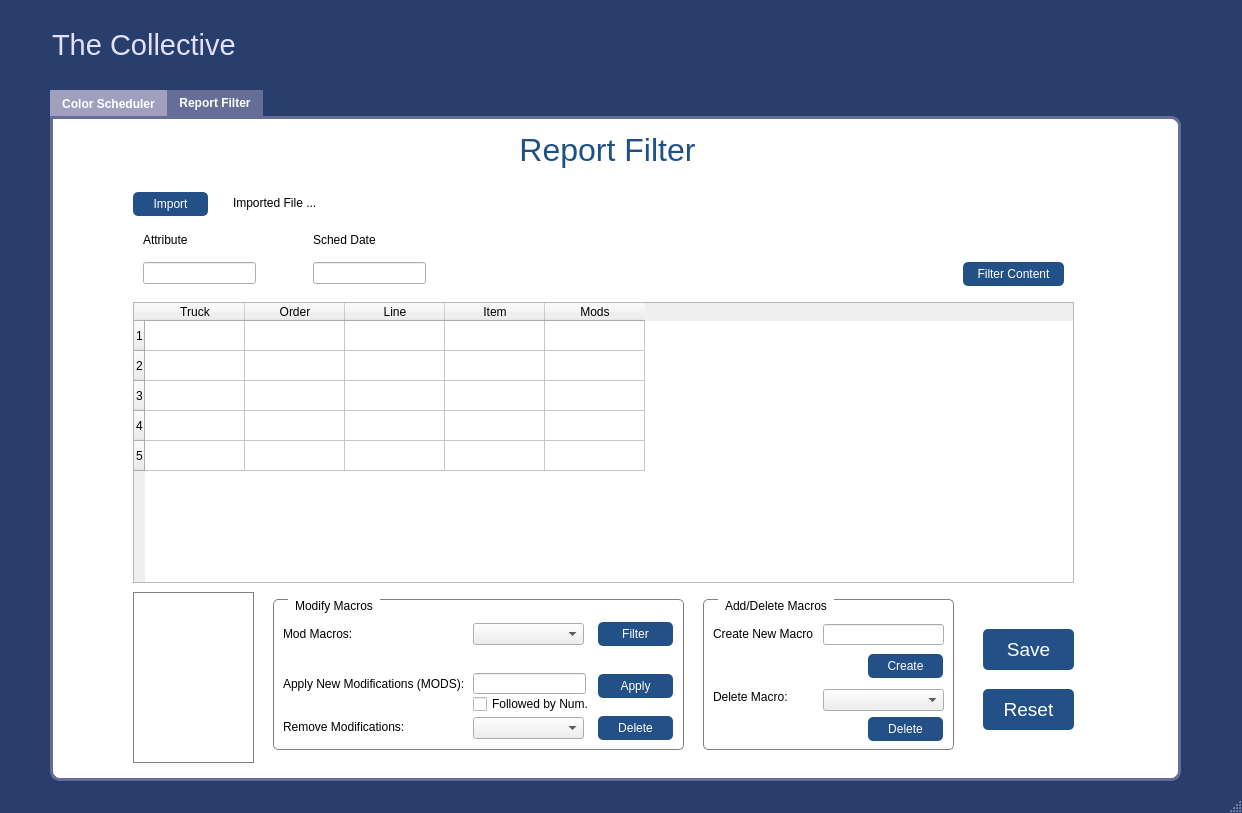
<?xml version="1.0" encoding="UTF-8"?>
<ui version="4.0">
 <class>Collective</class>
 <widget class="QMainWindow" name="Collective">
  <property name="geometry">
   <rect>
    <x>0</x>
    <y>0</y>
    <width>1242</width>
    <height>813</height>
   </rect>
  </property>
  <property name="windowTitle">
   <string>MainWindow</string>
  </property>
  <property name="styleSheet">
   <string notr="true">QTabBar::tab:selected {
	background:  rgb(100, 110, 150);
	color: white;
}

QTabWidget::pane {
	background: white;
	border: 3px solid rgb(100, 110, 150);
	border-top-right-radius: 10px;
	border-bottom-right-radius: 10px;
	border-bottom-left-radius: 10px;
}

QTabBar::tab {
	background: rgb(160, 160, 190);
	color: white;
}

QMainWindow {
	background-color: rgb(41, 62, 109);
}






QPushButton {
	background-color: rgb(35, 80, 135);
	color: white;
	border-radius: 5px;
}

QPushButton:hover {
	background-color: rgb(70, 160, 255);
}

QGroupBox {
	margin-top: 1ex;
	border-radius: 5px;
	border: 1px solid gray;
}

QGroupBox::title {
	subcontrol-origin: margin;
	subcontrol-position: top left;
	left: 15px;
	margin-left: 5px;
	margin-right: 5px; 
}

QListWidget {
	border: 1px solid gray;
	color: rgb(35, 80, 135);
}</string>
  </property>
  <widget class="QWidget" name="centralwidget">
   <widget class="QWidget" name="horizontalLayoutWidget">
    <property name="geometry">
     <rect>
      <x>10</x>
      <y>-1</y>
      <width>1211</width>
      <height>91</height>
     </rect>
    </property>
    <layout class="QHBoxLayout" name="horizontalLayout">
     <item>
      <widget class="QLabel" name="lblHeader">
       <property name="font">
        <font>
         <pointsize>22</pointsize>
        </font>
       </property>
       <property name="styleSheet">
        <string notr="true">QLabel {
	margin-top: 0;
	padding-left: 35px;
	color: rgb(225, 225, 255);
}
</string>
       </property>
       <property name="text">
        <string>The Collective</string>
       </property>
       <property name="alignment">
        <set>Qt::AlignLeading|Qt::AlignLeft|Qt::AlignVCenter</set>
       </property>
      </widget>
     </item>
    </layout>
   </widget>
   <widget class="QWidget" name="verticalLayoutWidget">
    <property name="geometry">
     <rect>
      <x>10</x>
      <y>90</y>
      <width>1211</width>
      <height>691</height>
     </rect>
    </property>
    <layout class="QVBoxLayout" name="vertContainer" stretch="0">
     <property name="sizeConstraint">
      <enum>QLayout::SetMinAndMaxSize</enum>
     </property>
     <item>
      <layout class="QHBoxLayout" name="horzContainer" stretch="1,0,1">
       <property name="sizeConstraint">
        <enum>QLayout::SetMinAndMaxSize</enum>
       </property>
       <item>
        <spacer name="horizontalSpacer_2">
         <property name="orientation">
          <enum>Qt::Horizontal</enum>
         </property>
         <property name="sizeType">
          <enum>QSizePolicy::Maximum</enum>
         </property>
         <property name="sizeHint" stdset="0">
          <size>
           <width>40</width>
           <height>20</height>
          </size>
         </property>
        </spacer>
       </item>
       <item>
        <widget class="QTabWidget" name="tabWidget">
         <property name="sizePolicy">
          <sizepolicy hsizetype="Expanding" vsizetype="Expanding">
           <horstretch>0</horstretch>
           <verstretch>0</verstretch>
          </sizepolicy>
         </property>
         <property name="palette">
          <palette>
           <active/>
           <inactive/>
           <disabled/>
          </palette>
         </property>
         <property name="font">
          <font>
           <bold>true</bold>
          </font>
         </property>
         <property name="currentIndex">
          <number>1</number>
         </property>
         <widget class="QWidget" name="color_scheduler">
          <attribute name="title">
           <string>Color Scheduler</string>
          </attribute>
          <widget class="QLabel" name="label_8">
           <property name="geometry">
            <rect>
             <x>250</x>
             <y>455</y>
             <width>81</width>
             <height>20</height>
            </rect>
           </property>
           <property name="text">
            <string>Sort Accuracy:</string>
           </property>
          </widget>
          <widget class="QTableWidget" name="tblOutputCS">
           <property name="geometry">
            <rect>
             <x>450</x>
             <y>210</y>
             <width>461</width>
             <height>231</height>
            </rect>
           </property>
           <property name="sortingEnabled">
            <bool>false</bool>
           </property>
           <property name="rowCount">
            <number>4</number>
           </property>
           <property name="columnCount">
            <number>2</number>
           </property>
           <row/>
           <row/>
           <row/>
           <row/>
           <column>
            <property name="text">
             <string>Color</string>
            </property>
           </column>
           <column>
            <property name="text">
             <string>Quantity</string>
            </property>
           </column>
          </widget>
          <widget class="QLabel" name="lblQuantity">
           <property name="geometry">
            <rect>
             <x>661</x>
             <y>456</y>
             <width>49</width>
             <height>20</height>
            </rect>
           </property>
           <property name="text">
            <string/>
           </property>
          </widget>
          <widget class="QPushButton" name="btnImpTC">
           <property name="geometry">
            <rect>
             <x>250</x>
             <y>340</y>
             <width>75</width>
             <height>24</height>
            </rect>
           </property>
           <property name="text">
            <string>Import</string>
           </property>
          </widget>
          <widget class="QLabel" name="lblTotal">
           <property name="geometry">
            <rect>
             <x>528</x>
             <y>456</y>
             <width>49</width>
             <height>20</height>
            </rect>
           </property>
           <property name="text">
            <string/>
           </property>
          </widget>
          <widget class="QLabel" name="lblTruck">
           <property name="geometry">
            <rect>
             <x>250</x>
             <y>380</y>
             <width>191</width>
             <height>16</height>
            </rect>
           </property>
           <property name="text">
            <string>Imported file ...</string>
           </property>
          </widget>
          <widget class="QLabel" name="label_9">
           <property name="geometry">
            <rect>
             <x>600</x>
             <y>455</y>
             <width>51</width>
             <height>20</height>
            </rect>
           </property>
           <property name="text">
            <string>Total Qty:</string>
           </property>
          </widget>
          <widget class="QPushButton" name="btnVisualize">
           <property name="geometry">
            <rect>
             <x>250</x>
             <y>410</y>
             <width>75</width>
             <height>24</height>
            </rect>
           </property>
           <property name="text">
            <string>Visualize</string>
           </property>
          </widget>
          <widget class="QLabel" name="label_10">
           <property name="geometry">
            <rect>
             <x>450</x>
             <y>455</y>
             <width>71</width>
             <height>20</height>
            </rect>
           </property>
           <property name="text">
            <string>Total Entries:</string>
           </property>
          </widget>
          <widget class="QLabel" name="label_11">
           <property name="geometry">
            <rect>
             <x>250</x>
             <y>210</y>
             <width>341</width>
             <height>16</height>
            </rect>
           </property>
           <property name="font">
            <font>
             <bold>true</bold>
            </font>
           </property>
           <property name="text">
            <string>Import Color Sequence:</string>
           </property>
          </widget>
          <widget class="QPushButton" name="btnSaveCS">
           <property name="geometry">
            <rect>
             <x>746</x>
             <y>450</y>
             <width>75</width>
             <height>24</height>
            </rect>
           </property>
           <property name="text">
            <string>Save</string>
           </property>
          </widget>
          <widget class="QLabel" name="label_12">
           <property name="geometry">
            <rect>
             <x>250</x>
             <y>310</y>
             <width>341</width>
             <height>16</height>
            </rect>
           </property>
           <property name="font">
            <font>
             <bold>true</bold>
            </font>
           </property>
           <property name="text">
            <string>Import truck closing csv:</string>
           </property>
          </widget>
          <widget class="QLabel" name="lblColorSeq">
           <property name="geometry">
            <rect>
             <x>250</x>
             <y>280</y>
             <width>191</width>
             <height>16</height>
            </rect>
           </property>
           <property name="text">
            <string>Imported file ...</string>
           </property>
          </widget>
          <widget class="QPushButton" name="btnResetCS">
           <property name="geometry">
            <rect>
             <x>836</x>
             <y>450</y>
             <width>75</width>
             <height>24</height>
            </rect>
           </property>
           <property name="text">
            <string>Reset</string>
           </property>
          </widget>
          <widget class="QLabel" name="lblAccuracy">
           <property name="geometry">
            <rect>
             <x>345</x>
             <y>457</y>
             <width>51</width>
             <height>20</height>
            </rect>
           </property>
           <property name="text">
            <string/>
           </property>
          </widget>
          <widget class="QPushButton" name="btnImpCS">
           <property name="geometry">
            <rect>
             <x>250</x>
             <y>240</y>
             <width>75</width>
             <height>24</height>
            </rect>
           </property>
           <property name="text">
            <string>Import</string>
           </property>
          </widget>
          <widget class="QLabel" name="label_26">
           <property name="geometry">
            <rect>
             <x>0</x>
             <y>0</y>
             <width>1109</width>
             <height>78</height>
            </rect>
           </property>
           <property name="font">
            <font>
             <pointsize>24</pointsize>
             <bold>false</bold>
            </font>
           </property>
           <property name="styleSheet">
            <string notr="true">QLabel {
	color: rgb(30, 80, 135);
}</string>
           </property>
           <property name="text">
            <string>Color Scheduler</string>
           </property>
           <property name="alignment">
            <set>Qt::AlignCenter</set>
           </property>
          </widget>
         </widget>
         <widget class="QWidget" name="report_filter">
          <attribute name="title">
           <string>Report Filter</string>
          </attribute>
          <widget class="QPushButton" name="btnImport">
           <property name="geometry">
            <rect>
             <x>80</x>
             <y>73</y>
             <width>75</width>
             <height>24</height>
            </rect>
           </property>
           <property name="tabletTracking">
            <bool>true</bool>
           </property>
           <property name="text">
            <string>Import</string>
           </property>
          </widget>
          <widget class="QGroupBox" name="groupBox_2">
           <property name="geometry">
            <rect>
             <x>650</x>
             <y>480</y>
             <width>251</width>
             <height>151</height>
            </rect>
           </property>
           <property name="title">
            <string>Add/Delete Macros</string>
           </property>
           <widget class="QPushButton" name="btnCreateMacro">
            <property name="geometry">
             <rect>
              <x>165</x>
              <y>55</y>
              <width>75</width>
              <height>24</height>
             </rect>
            </property>
            <property name="text">
             <string>Create</string>
            </property>
           </widget>
           <widget class="QLineEdit" name="inpCreateMacro">
            <property name="geometry">
             <rect>
              <x>120</x>
              <y>25</y>
              <width>121</width>
              <height>21</height>
             </rect>
            </property>
            <property name="text">
             <string/>
            </property>
           </widget>
           <widget class="QLabel" name="label_6">
            <property name="geometry">
             <rect>
              <x>10</x>
              <y>27</y>
              <width>101</width>
              <height>16</height>
             </rect>
            </property>
            <property name="text">
             <string>Create New Macro:</string>
            </property>
           </widget>
           <widget class="QPushButton" name="btnDeleteMacro">
            <property name="geometry">
             <rect>
              <x>165</x>
              <y>118</y>
              <width>75</width>
              <height>24</height>
             </rect>
            </property>
            <property name="text">
             <string>Delete</string>
            </property>
           </widget>
           <widget class="QLabel" name="label_7">
            <property name="geometry">
             <rect>
              <x>10</x>
              <y>90</y>
              <width>101</width>
              <height>16</height>
             </rect>
            </property>
            <property name="text">
             <string>Delete Macro:</string>
            </property>
           </widget>
           <widget class="QComboBox" name="comDeleteMacro">
            <property name="geometry">
             <rect>
              <x>120</x>
              <y>90</y>
              <width>121</width>
              <height>22</height>
             </rect>
            </property>
           </widget>
          </widget>
          <widget class="QLineEdit" name="inpDate">
           <property name="geometry">
            <rect>
             <x>260</x>
             <y>143</y>
             <width>113</width>
             <height>22</height>
            </rect>
           </property>
          </widget>
          <widget class="QPushButton" name="btnFilter">
           <property name="geometry">
            <rect>
             <x>910</x>
             <y>143</y>
             <width>101</width>
             <height>24</height>
            </rect>
           </property>
           <property name="tabletTracking">
            <bool>true</bool>
           </property>
           <property name="text">
            <string>Filter Content</string>
           </property>
          </widget>
          <widget class="QLabel" name="label_2">
           <property name="geometry">
            <rect>
             <x>260</x>
             <y>113</y>
             <width>71</width>
             <height>16</height>
            </rect>
           </property>
           <property name="text">
            <string>Sched Date</string>
           </property>
          </widget>
          <widget class="QGroupBox" name="groupBox">
           <property name="geometry">
            <rect>
             <x>220</x>
             <y>480</y>
             <width>411</width>
             <height>151</height>
            </rect>
           </property>
           <property name="title">
            <string>Modify Macros</string>
           </property>
           <widget class="QComboBox" name="comMacros">
            <property name="geometry">
             <rect>
              <x>200</x>
              <y>24</y>
              <width>111</width>
              <height>22</height>
             </rect>
            </property>
           </widget>
           <widget class="QLabel" name="label_4">
            <property name="geometry">
             <rect>
              <x>10</x>
              <y>27</y>
              <width>81</width>
              <height>16</height>
             </rect>
            </property>
            <property name="text">
             <string>Mod Macros:</string>
            </property>
           </widget>
           <widget class="QPushButton" name="btnFilterMacro">
            <property name="geometry">
             <rect>
              <x>325</x>
              <y>23</y>
              <width>75</width>
              <height>24</height>
             </rect>
            </property>
            <property name="text">
             <string>Filter</string>
            </property>
           </widget>
           <widget class="QPushButton" name="btnApplyMod">
            <property name="geometry">
             <rect>
              <x>325</x>
              <y>75</y>
              <width>75</width>
              <height>24</height>
             </rect>
            </property>
            <property name="text">
             <string>Apply</string>
            </property>
           </widget>
           <widget class="QLineEdit" name="inpCreateMod">
            <property name="geometry">
             <rect>
              <x>200</x>
              <y>74</y>
              <width>113</width>
              <height>21</height>
             </rect>
            </property>
            <property name="text">
             <string/>
            </property>
           </widget>
           <widget class="QLabel" name="label_3">
            <property name="geometry">
             <rect>
              <x>10</x>
              <y>77</y>
              <width>191</width>
              <height>16</height>
             </rect>
            </property>
            <property name="text">
             <string>Apply New Modifications (MODS):</string>
            </property>
           </widget>
           <widget class="QPushButton" name="btnDeleteMod">
            <property name="geometry">
             <rect>
              <x>325</x>
              <y>117</y>
              <width>75</width>
              <height>24</height>
             </rect>
            </property>
            <property name="text">
             <string>Delete</string>
            </property>
           </widget>
           <widget class="QLabel" name="label_5">
            <property name="geometry">
             <rect>
              <x>10</x>
              <y>120</y>
              <width>131</width>
              <height>16</height>
             </rect>
            </property>
            <property name="text">
             <string>Remove Modifications:</string>
            </property>
           </widget>
           <widget class="QComboBox" name="comDeleteMod">
            <property name="geometry">
             <rect>
              <x>200</x>
              <y>118</y>
              <width>111</width>
              <height>22</height>
             </rect>
            </property>
           </widget>
           <widget class="QCheckBox" name="checkFollowNum">
            <property name="geometry">
             <rect>
              <x>200</x>
              <y>95</y>
              <width>121</width>
              <height>20</height>
             </rect>
            </property>
            <property name="text">
             <string>Followed by Num.</string>
            </property>
           </widget>
          </widget>
          <widget class="QLabel" name="label">
           <property name="geometry">
            <rect>
             <x>90</x>
             <y>113</y>
             <width>49</width>
             <height>16</height>
            </rect>
           </property>
           <property name="text">
            <string>Attribute</string>
           </property>
          </widget>
          <widget class="QPushButton" name="btnSaveRF">
           <property name="geometry">
            <rect>
             <x>930</x>
             <y>510</y>
             <width>91</width>
             <height>41</height>
            </rect>
           </property>
           <property name="font">
            <font>
             <pointsize>14</pointsize>
            </font>
           </property>
           <property name="text">
            <string>Save</string>
           </property>
          </widget>
          <widget class="QPushButton" name="btnResetRF">
           <property name="geometry">
            <rect>
             <x>930</x>
             <y>570</y>
             <width>91</width>
             <height>41</height>
            </rect>
           </property>
           <property name="font">
            <font>
             <pointsize>14</pointsize>
            </font>
           </property>
           <property name="text">
            <string>Reset</string>
           </property>
          </widget>
          <widget class="QLabel" name="lblErr">
           <property name="geometry">
            <rect>
             <x>420</x>
             <y>143</y>
             <width>211</width>
             <height>16</height>
            </rect>
           </property>
           <property name="text">
            <string/>
           </property>
          </widget>
          <widget class="QLabel" name="lblFile">
           <property name="geometry">
            <rect>
             <x>180</x>
             <y>73</y>
             <width>400</width>
             <height>21</height>
            </rect>
           </property>
           <property name="maximumSize">
            <size>
             <width>400</width>
             <height>16777215</height>
            </size>
           </property>
           <property name="text">
            <string>Imported File ...</string>
           </property>
           <property name="textFormat">
            <enum>Qt::PlainText</enum>
           </property>
           <property name="textInteractionFlags">
            <set>Qt::LinksAccessibleByMouse</set>
           </property>
          </widget>
          <widget class="QLineEdit" name="inpType">
           <property name="geometry">
            <rect>
             <x>90</x>
             <y>143</y>
             <width>113</width>
             <height>22</height>
            </rect>
           </property>
           <property name="styleSheet">
            <string notr="true"/>
           </property>
           <property name="inputMethodHints">
            <set>Qt::ImhNone</set>
           </property>
          </widget>
          <widget class="QTableWidget" name="tblOutputRF">
           <property name="geometry">
            <rect>
             <x>80</x>
             <y>183</y>
             <width>941</width>
             <height>281</height>
            </rect>
           </property>
           <property name="sizePolicy">
            <sizepolicy hsizetype="Maximum" vsizetype="Maximum">
             <horstretch>1</horstretch>
             <verstretch>1</verstretch>
            </sizepolicy>
           </property>
           <property name="styleSheet">
            <string notr="true"/>
           </property>
           <property name="frameShape">
            <enum>QFrame::StyledPanel</enum>
           </property>
           <property name="frameShadow">
            <enum>QFrame::Raised</enum>
           </property>
           <property name="sortingEnabled">
            <bool>true</bool>
           </property>
           <property name="rowCount">
            <number>5</number>
           </property>
           <property name="columnCount">
            <number>5</number>
           </property>
           <row/>
           <row/>
           <row/>
           <row/>
           <row/>
           <column>
            <property name="text">
             <string>Truck</string>
            </property>
           </column>
           <column>
            <property name="text">
             <string>Order</string>
            </property>
           </column>
           <column>
            <property name="text">
             <string>Line</string>
            </property>
           </column>
           <column>
            <property name="text">
             <string>Item</string>
            </property>
           </column>
           <column>
            <property name="text">
             <string>Mods</string>
            </property>
           </column>
          </widget>
          <widget class="QListWidget" name="listMods">
           <property name="geometry">
            <rect>
             <x>80</x>
             <y>473</y>
             <width>121</width>
             <height>171</height>
            </rect>
           </property>
          </widget>
          <widget class="QWidget" name="horizontalLayoutWidget_2">
           <property name="geometry">
            <rect>
             <x>-1</x>
             <y>0</y>
             <width>1111</width>
             <height>61</height>
            </rect>
           </property>
           <layout class="QHBoxLayout" name="horizontalLayout_2">
            <item>
             <widget class="QLabel" name="label_25">
              <property name="font">
               <font>
                <pointsize>24</pointsize>
                <bold>false</bold>
               </font>
              </property>
              <property name="styleSheet">
               <string notr="true">QLabel {
	color: rgb(30, 80, 135);
}</string>
              </property>
              <property name="text">
               <string>Report Filter</string>
              </property>
              <property name="alignment">
               <set>Qt::AlignCenter</set>
              </property>
             </widget>
            </item>
           </layout>
          </widget>
         </widget>
        </widget>
       </item>
       <item>
        <spacer name="horizontalSpacer">
         <property name="orientation">
          <enum>Qt::Horizontal</enum>
         </property>
         <property name="sizeType">
          <enum>QSizePolicy::Maximum</enum>
         </property>
         <property name="sizeHint" stdset="0">
          <size>
           <width>40</width>
           <height>20</height>
          </size>
         </property>
        </spacer>
       </item>
      </layout>
     </item>
    </layout>
   </widget>
  </widget>
  <widget class="QStatusBar" name="statusbar"/>
 </widget>
 <resources/>
 <connections/>
</ui>
